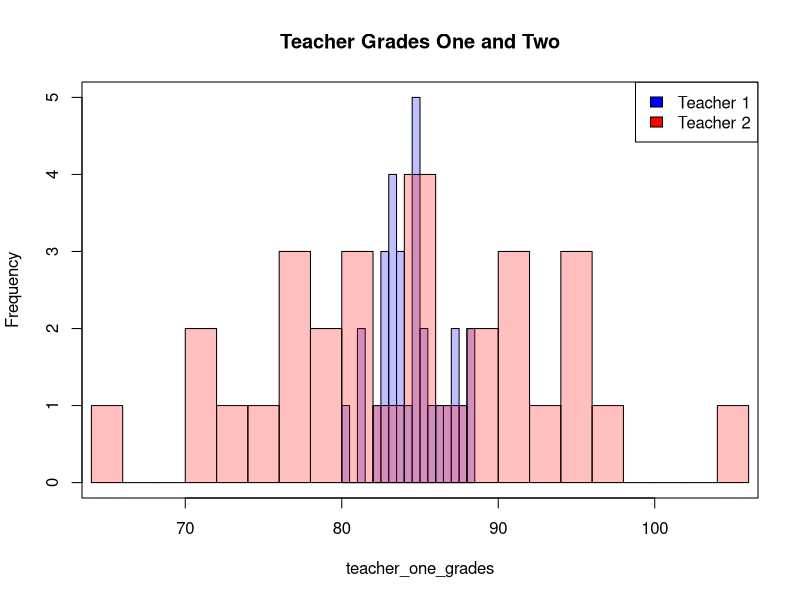
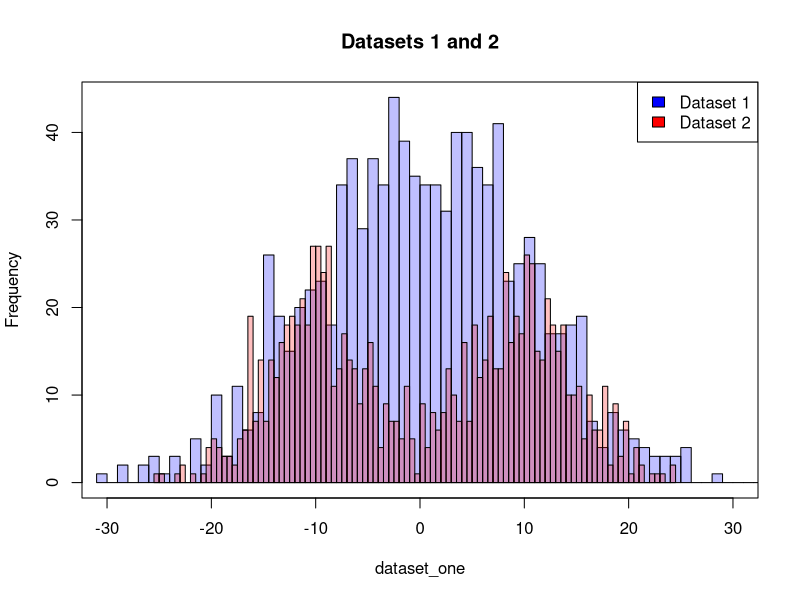

The R script that drew these images, in order:
#Average Distances
#defining the variance of the population mean 
variance <- function(x) mean((x-mean(x))^2)

teacher_one_grades <- c(80.24, 81.15, 81.29, 82.12, 82.52, 82.54, 82.76, 83.37, 83.42, 83.45, 83.47, 83.79, 83.91, 83.98, 84.03, 84.69, 84.74, 84.89, 84.95, 84.95, 85.02, 85.18, 85.53, 86.29, 86.83, 87.29, 87.47, 87.62, 88.04, 88.5)
teacher_two_grades <- c(65.82, 70.77, 71.46, 73.63, 74.62, 76.53, 76.86, 77.06, 78.46, 79.81, 80.64, 81.61, 81.84, 83.67, 84.44, 84.73, 84.74, 85.15, 86.55, 88.06, 88.53, 90.12, 91.27, 91.62, 92.86, 94.37, 95.64, 95.99, 97.69, 104.4)

#Set these two variables equal to the variance of each dataset using NumPy
teacher_one_variance <- variance(teacher_one_grades)
teacher_two_variance <- variance(teacher_two_grades)


#IGNORE THE CODE BELOW HERE

hist(teacher_one_grades, col=rgb(0,0,1,1/4),xlim=c(65,105), main="Teacher Grades One and Two", breaks=15)
hist(teacher_two_grades,  col=rgb(1,0,0,1/4), add=T, breaks=15)
legend("topright", c("Teacher 1", "Teacher 2"), fill=c("blue", "red"))
box()

print(paste("The mean of the test scores in teacher one's class is ", mean(teacher_one_grades)))
print(paste("The mean of the test scores in teacher two's class is ", mean(teacher_two_grades)))

print(paste("The variance of the test scores in teacher one's class is ", teacher_one_variance))
print(paste("The variance of the test scores in teacher two's class is ", teacher_two_variance))


#second exam
dataset_one <- c(-1.00271051e+01,  2.44056436e+00,  2.94492779e+00,  2.30809322e+01,
                 1.44228252e+01, -6.62170391e+00, -5.84145412e+00, -5.82085113e+00,
                 -6.23441951e+00,  4.89589152e+00,  5.53333473e+00,  8.13436224e-01,
                 8.31733744e+00,  1.26817491e+01,  1.63690746e+01,  9.27975035e+00,
                 3.38153801e-01, -2.08387710e+00, -3.41709471e+00, -1.16798232e+01,
                 -1.27378389e+01, -1.04388072e+01,  3.04246862e+00, -1.95272242e+01,
                 1.28730457e+01,  2.16461123e+01, -5.36036891e+00,  7.62597179e+00,
                 -5.26893421e+00, -2.14136511e+00,  1.21484045e+00, -1.46287517e+01,
                 5.55387760e+00, -1.27708511e+01, -8.77405168e+00,  3.03872494e+00,
                 1.69469922e+01, -7.75303856e+00,  4.38781565e+00,  1.22995899e+00,
                 -1.53206965e+01,  4.41561196e+00,  5.25609049e+00,  7.84277699e+00,
                 -2.07648488e+01,  1.06480808e+01,  4.58888574e+00,  9.91680236e+00,
                 1.89070643e+01, -2.19369193e+01, -1.68046317e+01,  7.98651903e+00,
                 8.70712472e+00,  1.53906517e+01, -5.06645423e+00,  1.21229692e+01,
                 -6.89022105e+00, -1.89235490e+00,  1.05736281e+01, -3.34405734e-01,
                 9.18688220e+00, -5.28673711e+00, -6.96617094e+00, -2.93475354e+00,
                 -4.11820660e+00,  6.42745765e+00,  2.35309576e+00, -6.18181195e+00,
                 1.89856474e+01,  1.59507619e+01,  1.48997068e+01, -9.45567486e+00,
                 -8.65923566e-01,  6.58553224e+00, -7.19112835e+00,  7.94435228e+00,
                 7.80545934e+00,  1.32741447e+01, -6.36203259e+00, -5.97402732e-01,
                 1.41425808e+01, -9.88711845e+00, -2.56723609e+01, -3.53122817e+00,
                 -3.35992879e+00,  2.52457751e+01, -1.14729375e+01,  3.29799035e+00,
                 3.61372888e+00, -1.34757379e+01,  1.57199355e+01,  1.16738057e+01,
                 -8.46912595e+00, -9.94020992e-01, -7.62195108e+00, -1.58112435e+01,
                 -6.11703783e+00,  1.91273643e+01, -2.97716951e+00, -1.59703952e+01,
                 -2.47215710e+00,  2.68675569e-01,  2.51171550e+01, -4.76331016e+00,
                 -1.46726833e+01,  1.40317129e+01, -3.82659938e-01,  3.18227889e+00,
                 -1.76638891e+01, -2.23390103e+00,  8.03838894e-01,  6.67611722e+00,
                 -1.64902139e+00,  5.16742707e+00, -1.52248250e+01,  1.21547485e+01,
                 -7.63311657e+00,  1.09871453e+01, -1.37862013e+00,  2.55144651e+01,
                 -1.51431679e+00, -7.30840019e+00,  2.14850396e+01, -2.38610237e+01,
                 1.59614887e+01, -1.35501679e+01,  1.19346760e+01,  7.87909561e+00,
                 -2.31891764e+00,  1.33466581e+01,  9.43822950e+00, -2.78843356e+00,
                 1.06501154e+00,  9.62415715e+00, -1.42182422e+01, -1.20659874e+01,
                 -4.46565612e-02, -1.25939923e+01, -9.58473020e+00,  1.53957060e+01,
                 -9.52262657e+00,  2.76362127e+00, -1.71650925e-01, -1.73972407e+01,
                 -2.79329394e+00,  6.56918883e+00,  1.89830025e+01, -6.77696679e+00,
                 5.91484218e+00,  5.39165239e+00,  1.32198781e+01,  3.87114403e+00,
                 -1.48986640e+01, -1.47566325e+01,  2.02663507e+01,  1.54087490e+01,
                 -5.81149983e+00,  1.86805163e+01,  3.78225084e+00, -9.12508124e+00,
                 -1.73796803e+01,  1.36587933e+01, -1.46087181e+01,  2.97667538e+00,
                 1.11217091e+01,  7.20572710e+00,  5.55445139e+00,  4.33888556e+00,
                 1.61314695e+01,  4.90812689e+00,  1.70667051e-01, -9.05775142e+00,
                 1.04576939e+01,  1.17630929e+01, -1.14281811e+00,  8.09986292e+00,
                 2.47784977e+01, -2.74775064e+00,  1.17933710e+01,  6.60244794e+00,
                 6.60722780e+00,  2.95871213e+00,  1.61326239e+01, -1.38411266e+01,
                 -4.90393228e-01,  1.45098476e+01, -9.63981447e-01, -6.15608177e+00,
                 -1.48120973e+01, -1.03689828e+00,  1.08325190e+01, -1.76544252e+01,
                 8.41791411e+00,  1.04969722e+01, -1.17403874e+01, -6.07773625e+00,
                 -1.29702416e+00,  9.88515381e+00, -7.45412632e-01, -3.83020600e-01,
                 9.50632014e-01,  1.41993910e+00,  5.31411990e+00,  1.14706188e+01,
                 2.78739888e+00,  1.13591669e+01, -4.75973873e+00,  1.98834344e+01,
                 5.20357813e-01, -1.20938541e+00, -1.13374036e+01, -8.73216588e+00,
                 -4.78878436e+00, -3.14456466e+00, -4.68250992e+00, -1.19700829e+01,
                 3.46368334e+00,  1.44383313e+01, -1.49386238e+01, -5.32684068e+00,
                 1.37936684e+01,  3.97472819e+00,  1.00063184e+01, -1.81694929e+00,
                 7.28905043e+00, -1.08610104e+00,  1.92432996e+00,  2.79125753e+00,
                 -1.73890274e+01,  1.89147773e+01, -6.99051689e+00,  5.47632468e+00,
                 6.09804762e+00, -4.21367676e+00, -1.00852313e+01,  7.05299358e+00,
                 1.14465605e+01,  8.92852343e+00, -2.94236446e+00,  2.20109552e+01,
                 -9.17153844e+00,  1.87965961e+00,  7.18825521e-01,  1.58438617e+01,
                 1.79953895e+00, -6.76733029e+00,  1.64240833e+01, -9.89727591e+00,
                 -1.92693865e+00, -1.01219428e+00, -2.67988793e+00,  5.42485293e+00,
                 1.06884117e+01,  7.12514376e+00, -1.44709989e+01, -1.19428184e+01,
                 4.82603084e+00,  7.59922180e+00,  4.97424484e+00, -2.86732307e+00,
                 -6.11822826e+00,  8.00873616e+00,  1.25610588e+01, -4.80549112e+00,
                 -5.76916012e-01,  1.03644120e+01, -1.43980492e+01, -3.15428498e+00,
                 1.54574935e+01, -1.42344661e+01, -6.93905566e+00,  1.36849545e+01,
                 -1.08938282e+01, -3.88565904e+00,  7.31887107e+00,  7.84277899e+00,
                 3.01937016e+00, -7.83974066e+00,  3.91146829e+00,  1.11633983e+01,
                 -1.08952105e+01,  6.54147200e+00,  7.70121590e+00, -1.06854052e+01,
                 -1.90740705e+01, -4.43893087e+00,  6.72480217e+00,  6.58522624e+00,
                 5.69611295e+00,  2.30096956e+00,  7.23617164e+00, -6.81065939e+00,
                 -4.73135791e+00, -1.80566510e+00,  1.56202635e+01,  3.05420007e+00,
                 -2.60134119e+00, -7.42230559e+00, -6.17447657e+00, -5.11683609e-01,
                 1.03083521e+00,  1.24560826e+01,  3.31472666e+00,  1.48450236e+00,
                 4.83288494e-02, -3.49263069e+00, -6.83129468e+00, -9.37877698e-01,
                 4.33654667e+00,  6.79851131e+00,  2.01220489e+01,  6.50211319e+00,
                 -8.87815308e+00, -7.00733331e+00, -3.63802320e+00, -5.89664106e-01,
                 4.87791552e+00,  1.84580922e+01,  8.05774721e+00,  3.54965347e+00,
                 -7.97175780e+00,  1.51516610e+01,  4.82352356e+00,  4.03725946e+00,
                 -3.03939858e+00, -6.33957489e+00, -9.79801424e+00, -1.96423393e+01,
                 1.77531979e+01,  3.29261158e+00, -6.66092286e+00,  2.62131813e+00,
                 -3.08687746e+00, -5.64599116e+00, -8.60246717e-01, -1.34225530e+01,
                 4.86575872e+00, -3.15902152e+00, -2.60504880e+01, -2.84565119e+00,
                 2.85349082e+00,  1.29494578e+01, -4.03744657e+00,  3.65363430e+00,
                 -7.17208453e+00,  1.56662828e+01,  1.10308018e+00, -1.27705137e+01,
                 3.92076405e-01,  1.27482625e+01,  1.31549433e+01,  2.02271678e+01,
                 -6.67599523e+00, -1.41385412e+01,  3.64144370e+00,  1.83152946e+01,
                 6.76128075e-01, -1.03632621e+01,  2.40351798e+01, -6.58626710e+00,
                 -2.10226666e+01,  7.72985853e+00, -1.17927458e+01, -1.06626193e+00,
                 -1.33347612e+00,  1.31514256e+01, -1.21210357e+01, -6.14286251e+00,
                 -6.14558246e+00, -1.62979316e+00, -1.73493579e+00,  1.01078325e+01,
                 -1.05201758e+01, -8.13650675e-01, -9.61975848e+00, -7.09714594e+00,
                 8.12061651e+00, -1.95213443e+01, -2.35667488e+01,  3.22138015e-01,
                 -3.72821308e+00, -1.96952129e+01,  9.69125398e+00, -1.99729511e+01,
                 -4.39793403e+00,  8.40816668e+00, -1.46490065e+01, -4.50868331e+00,
                 4.82186491e+00,  1.40884217e+01,  9.61812848e+00,  1.90883634e+01,
                 9.84347431e+00,  1.45074258e+01,  3.58229140e+00,  5.95028181e+00,
                 -1.64235530e+01,  3.50246546e+00, -5.83717126e+00, -1.14935559e+00,
                 1.54016374e+01,  1.39176162e+01,  2.49926951e-01,  1.24851266e+01,
                 5.81669161e+00,  5.66729707e+00,  6.09862160e+00, -7.39287428e+00,
                 3.48798116e+00,  2.76832021e+00, -8.85766523e+00,  3.39080367e+01,
                 -1.76083810e+01,  6.21020926e+00,  2.54031129e+01, -1.83956595e+00,
                 8.53923687e+00, -4.92577266e+00,  9.76502352e+00, -6.74546638e+00,
                 -9.10076756e+00, -5.86704591e+00,  1.10937027e+01,  4.20202631e+00,
                 -9.07280275e+00, -1.89147761e+01, -2.13414108e+00, -1.31430323e+01,
                 -8.54243350e+00, -7.15994637e+00,  1.72466804e+01,  1.99967542e+01,
                 1.18470785e+01, -1.35280968e+01, -8.30031184e-02, -2.30994801e+01,
                 6.84897426e+00,  7.56798128e+00,  1.10418412e+01, -1.07024141e+01,
                 1.69611551e+01, -1.45867194e+01, -2.24250005e+00,  2.72361022e+00,
                 -1.37618539e+01, -1.86866265e+00,  7.57366825e+00, -2.38119276e+00,
                 1.34935923e+01, -6.32820839e+00, -1.30020319e+01, -4.00560595e+00,
                 -1.06719029e+00,  5.02873493e-01, -8.37662132e+00, -1.86577516e+00,
                 1.19251055e+01, -2.11653739e+01, -4.88404880e+00,  3.68131765e+00,
                 5.66894443e+00,  5.31228636e+00, -4.58883020e+00, -1.69383376e+00,
                 7.84212530e+00,  4.40700820e+00, -1.48488074e+01, -1.03504577e+01,
                 1.49626024e+01,  1.10800825e+01, -1.38241677e+00, -5.59610848e-01,
                 8.83213550e+00,  3.43572857e+00,  4.12853715e+00, -7.55509369e+00,
                 -2.94806301e+00,  1.02204334e+01, -1.01593548e+01, -1.99263951e+01,
                 -1.13819331e+01,  3.73323129e-01,  1.01285129e+01,  8.88002853e+00,
                 1.01969430e+01,  7.94264570e-01,  1.30334624e+01, -5.70290959e+00,
                 3.27483299e-01, -2.26551913e+00,  1.17664388e+01,  4.30850727e+00,
                 1.00712603e+01,  3.49658728e+00,  4.47666092e+00, -1.56545292e+00,
                 1.51232472e+00,  4.69460730e+00,  2.25242778e+01, -7.73318339e+00,
                 -6.36161047e+00,  6.22469371e+00, -3.41633188e+00,  7.90870268e+00,
                 3.45426444e+00,  5.52389659e+00, -5.15546064e+00,  1.27962722e+01,
                 1.25838459e+00, -3.73253883e+00, -1.80130117e+00,  5.79008834e-01,
                 9.48809366e+00,  1.59939226e+01, -1.47967929e+01, -1.48592818e+01,
                 -2.99116188e+00, -9.20077268e+00, -1.37495896e+01, -4.05906754e+00,
                 1.76055491e-01, -2.85789496e+01, -7.21077408e+00,  1.70543890e+01,
                 5.27772388e+00, -7.25293134e+00, -7.37325351e+00,  1.05334124e+00,
                 -1.78416362e+01,  9.28105828e+00,  1.26437070e+01,  1.54551188e+01,
                 -1.10949217e+01,  1.79983371e+00,  5.38921688e+00, -9.63352540e+00,
                 2.05339209e+00,  6.03188131e+00, -2.52931140e+00, -5.24876159e+00,
                 -9.46397021e+00,  5.99528521e-02, -8.48974189e+00,  7.47513988e+00,
                 1.41873164e+01,  1.41672752e+01,  6.66535383e+00, -7.52790260e+00,
                 -2.15670119e+01,  1.51947630e+01,  2.23328414e-02, -3.14316541e+00,
                 -2.11541305e+01, -1.12726062e+01,  1.44591448e+01, -1.12796072e+01,
                 -8.19827984e+00, -6.04143972e+00,  6.15224257e+00,  1.61281571e+01,
                 3.94540935e-01,  1.90810190e+01, -3.19162611e+00, -9.08011137e+00,
                 1.07921551e+00, -9.09914573e-01, -8.00308495e+00,  1.11465749e+01,
                 3.61608042e+00,  8.74967388e-01, -9.04283165e+00,  1.24063484e+01,
                 7.99920126e+00, -1.13971484e+01,  7.53527435e+00, -1.46630406e+01,
                 -1.79285585e+00,  7.36937658e-01,  1.09867806e+01, -1.32986971e+01,
                 -7.31117358e+00,  9.58012106e+00,  7.60995491e+00,  1.45008626e+00,
                 -9.59971205e+00, -1.93366148e+01, -2.85224418e+00, -1.01309003e+01,
                 -1.28534491e+01,  1.05144042e+01, -1.48253688e+01,  1.41778979e+00,
                 2.91551432e-01,  2.17542966e+01, -1.85807198e+01,  7.49897579e+00,
                 -6.91107789e+00,  8.99179663e+00, -4.20610627e+00,  1.50957141e+00,
                 -5.94399217e+00, -8.28086920e+00,  1.05354370e+01, -3.63356240e-02,
                 -2.24759853e+00,  2.15892639e+01,  1.82974662e+00, -5.90103851e+00,
                 -4.75040679e+00,  3.29300984e-01,  1.07398248e+00, -1.57457823e+01,
                 1.05529738e+01,  2.67801666e+00, -1.80751781e-01,  8.12202814e+00,
                 -6.75222101e+00, -2.40550303e+00,  5.22337301e+00,  1.04694094e+01,
                 4.84373399e+00,  6.44931126e+00, -3.77783270e+00, -4.45269843e-01,
                 -3.65605721e+00,  7.65182422e+00,  1.22449531e+01, -3.47946569e+00,
                 -1.72170640e+00, -4.81774940e-01, -1.20966905e+01,  4.72043903e-01,
                 -4.55877880e+00,  1.28387373e+00,  1.05033182e+01,  3.34580114e-01,
                 -1.60785915e+00, -2.45263492e+01, -1.22825288e+01,  6.61804601e+00,
                 -1.90130974e+00,  7.28087346e+00, -1.57384721e+00,  5.70132945e+00,
                 2.19176464e+00,  7.95998779e+00,  6.40228719e+00, -8.81958887e+00,
                 3.48367567e-01, -1.73685276e+01,  1.10102313e+01,  6.88460706e+00,
                 -3.55209278e-01, -3.50037634e+00, -4.44480626e+00, -1.60970824e+01,
                 -1.61281452e+01,  3.58321766e+00,  3.63209284e+00, -1.00896986e+01,
                 -1.15960651e+01, -7.82079367e+00, -9.23927352e+00, -4.50970376e+00,
                 3.08664319e+00, -4.30847194e+00, -1.21292184e+01, -3.36527091e+00,
                 -1.36494720e+01, -1.82072851e+01,  8.23806397e-01,  6.17703959e+00,
                 -1.38109673e+01, -1.02484845e+01, -3.47608353e+00,  1.46616797e+00,
                 5.40173229e+00, -1.15148072e+01,  1.07270278e+01,  5.51330585e+00,
                 -1.38885129e+00, -1.31119972e+01,  9.52341993e+00,  1.97869719e+00,
                 -1.57895974e+01, -2.90513169e-01, -1.48225405e+01, -2.58355696e+00,
                 2.93504846e+00,  1.03214208e+01, -5.31085373e+00,  2.30917392e+01,
                 -1.56413322e+01,  6.81691363e+00, -2.85739714e+01, -5.34739093e+00,
                 3.58691115e+00, -5.20053505e+00, -1.16591022e+01,  1.08674243e+01,
                 1.44370122e+01,  7.65073545e+00, -7.95189061e+00,  6.92777757e+00,
                 2.59120763e+00, -1.29875074e+01, -9.11002025e+00,  4.34387234e+00,
                 -1.07659697e+00, -2.82874599e+00,  4.60262770e+00,  9.96668833e+00,
                 -1.48422639e+01, -4.28449151e+00,  9.64930304e-02,  1.29337374e+01,
                 -3.29967576e+00, -4.66947667e+00,  4.20788365e+00, -1.36044081e+01,
                 -1.40948293e+01,  2.06740209e+01,  1.36978032e+01, -3.97761769e+00,
                 1.48926453e+01,  2.36048250e+01,  4.74697175e+00, -1.58790599e+01,
                 8.76697874e+00,  1.59804895e+01, -1.01043803e+00, -7.72542598e+00,
                 5.42541698e+00,  1.79628672e+01,  1.12465736e+01,  2.12474864e+00,
                 -2.51921790e+01,  6.16241434e+00, -5.07002240e+00, -1.32278974e+01,
                 -9.73396828e+00,  9.00735181e+00,  2.28199871e+00, -2.25495705e+00,
                 -2.34536207e+00, -9.95846355e+00, -5.98077096e+00, -1.06542997e+01,
                 1.80918391e+00,  4.67861654e+00,  3.36477645e+00,  5.22855433e+00,
                 9.20732424e+00, -5.74235818e+00,  4.52639479e+00,  1.47198710e+01,
                 3.21596956e+00, -1.61500420e+01,  1.13630551e+01, -4.11270948e+00,
                 -3.01963797e+01, -2.62679064e+00,  7.84996194e+00, -7.34528723e+00,
                 7.43574926e+00,  3.80724070e+00, -1.41458712e+01,  7.06578310e+00,
                 -7.25614001e+00,  9.72760518e+00, -7.56175774e-01, -9.44654557e+00,
                 1.10230378e+00, -1.21545279e+01, -1.41149989e+01,  6.46651834e+00,
                 -1.59871620e+00, -1.08007310e+01, -4.73618182e+00,  1.07336116e+00,
                 -2.65878505e+00, -6.12868812e+00, -5.54011942e+00, -1.17907590e+01,
                 -5.50607109e+00, -1.98937443e+01,  1.22444575e+01,  2.47374093e+01,
                 4.75891560e+00, -1.18988639e+01, -2.64141146e+01,  1.00567234e+01,
                 8.48931463e+00, -1.35494234e+01,  8.44139461e+00, -8.92792181e+00,
                 -1.01477627e+01,  1.29144717e+01,  7.66801332e+00, -6.62807798e+00,
                 2.71921135e+00, -1.60504294e-01,  5.49202042e+00,  7.13055822e+00,
                 -1.72658521e+01,  3.71052801e+00,  1.07536203e+01,  9.30084874e+00,
                 -1.91799142e+00, -4.74488093e-01,  2.86087865e+00, -1.24863568e+01,
                 -7.63095780e+00, -2.55692028e+00, -1.85436182e+00,  7.62152486e+00,
                 3.63014951e+00, -1.06408260e-01, -2.33375973e+00,  3.47213341e+00,
                 5.24250134e+00, -2.53880279e+00,  3.41772141e+00,  1.93044683e+00,
                 9.71030725e+00,  7.50400208e+00, -4.04647307e+00, -1.39492332e+01,
                 1.49168911e+01,  4.01025381e+00, -2.65411984e+00,  6.32343056e+00,
                 -2.99724524e+00,  7.13999712e+00, -1.35688224e+01, -1.43245460e+01,
                 -7.18042915e+00, -6.80238018e+00,  4.23794481e+00,  9.56817039e+00,
                 4.08089878e+00, -1.25890118e+01,  5.88379306e+00,  1.17982501e+01,
                 1.39246820e+00,  9.65872575e+00, -1.09193220e+01,  6.45054920e+00,
                 -7.82783581e+00, -3.21995205e+00, -1.11545861e+00,  2.05621100e+00,
                 -6.82374161e+00,  7.60886659e+00,  1.10514008e+01,  2.18351847e+00,
                 5.30625601e+00,  1.97192156e+00, -8.57635003e+00, -1.06824735e+01,
                 -7.90165663e-01, -3.54504376e+00, -6.29044369e+00, -1.49051466e+01,
                 8.86942900e+00,  1.06026146e+01, -2.58697560e+00, -3.31822291e+00,
                 6.27672629e+00, -1.60308782e+01, -4.45769702e+00, -3.05045332e+00,
                 1.31419478e+00,  1.53111852e+00, -5.87674832e+00,  1.58950138e+01,
                 5.19551476e+00,  8.05734657e+00,  1.41070460e+01,  2.80779312e+00,
                 -3.85052697e+00, -1.90682904e-01, -2.77435805e+00, -2.59678694e+01,
                 -1.18195358e+01, -1.14589779e+01, -4.19070768e+00, -1.12700408e+01,
                 1.56961957e+00, -2.54573875e+00, -5.18418281e+00,  2.82351842e-01,
                 -1.03672944e+01,  8.58548766e+00, -2.94033676e+00,  9.42349290e-01,
                 3.18940249e+00,  1.12918667e+01,  1.34528214e+01,  1.16628006e+01,
                 4.51989443e+00,  1.38670589e+01,  2.26617926e+01, -9.42311801e-01,
                 -2.97260135e+00,  7.19267537e+00, -7.44067031e+00,  1.20598929e+01,
                 2.91843389e+00,  9.03552285e+00, -2.00439714e+01,  3.54853135e+00,
                 1.32150785e+01,  1.53797967e+01, -4.70132880e+00,  1.32794919e+01,
                 4.53960246e+00, -6.37357578e+00,  1.33646667e+01,  8.48142780e+00,
                 -2.07205316e+00, -5.65068335e+00, -4.20980577e+00,  5.09511825e+00,
                 2.82824641e+01, -1.29339951e+01, -4.14335656e+00, -8.65784726e+00,
                 -2.14843615e+00, -8.29071513e+00,  1.41632832e+01, -7.10015513e+00,
                 9.77624870e+00,  6.56837600e+00, -4.31541037e+00,  3.84246312e+00,
                 -7.42758485e+00,  4.57557581e+00,  1.59253555e+00, -5.02641814e+00,
                 1.86179078e+01, -8.06343548e+00,  3.54604742e+00,  5.75968564e+00,
                 -1.04462240e+01,  5.95977993e+00,  5.90130964e+00, -1.06428557e+01,
                 9.09042339e-01,  4.44019657e+00,  1.06078791e+01, -1.39302809e+01,
                 1.12125155e+01,  5.76468955e+00, -6.53443096e+00, -1.90288547e+01,
                 -2.02012499e+00,  2.62844642e+00,  4.30723455e+00, -6.01793746e+00,
                 7.53845641e+00,  1.03150494e+01,  4.16377847e+00,  9.74113168e+00,
                 -5.01529321e+00,  4.65107794e+00, -4.15315319e+00,  4.92241564e+00,
                 2.03071442e+01,  5.23442195e+00, -3.29801625e+00, -7.42382230e+00,
                 -1.70240624e+01, -4.34773172e+00,  6.34241073e+00, -4.07488513e+00,
                 2.80985261e+00, -3.63249370e+00,  1.36274014e+00, -7.29153259e+00,
                 -6.33076714e-01,  1.52835230e+01,  8.40499230e+00, -3.82934498e+00,
                 6.38432428e+00, -3.91549431e+00, -1.42103664e+00,  2.24129059e+00,
                 -5.39223713e-01,  8.90372071e+00,  2.79462795e+00,  7.30155029e+00,
                 -8.13010370e+00,  1.10007284e+01,  2.85226698e+00,  1.92329063e+01,
                 4.15862035e+00, -7.16868017e+00, -1.79475322e+01, -3.44962219e+00)

dataset_two <- c(-1.39544989e+01, -1.11497737e+01, -1.55207724e+01, -7.07941890e+00,
                 -8.78488008e+00, -1.45445995e+01, -6.76869063e+00, -1.24266270e+01,
                 -6.49969549e+00, -5.08372531e+00, -7.31388499e+00, -3.28617609e+00,
                 -1.10499714e+01, -1.11495237e+01, -1.46785600e+00, -1.23642437e+01,
                 -2.45948278e+01, -1.05550516e+01, -1.65632776e+01, -1.23707353e+01,
                 -6.40467281e+00, -1.41890523e+01, -1.34541121e+01, -1.38638031e+01,
                 -1.18830255e+01, -1.07134349e+01, -1.15641491e+01, -1.00523919e+01,
                 -1.18902202e+01, -1.18603660e+01, -7.37306484e+00, -6.90372448e+00,
                 -9.60599428e+00, -6.58705859e+00, -7.42990681e+00, -2.00724841e+01,
                 -7.92165792e+00, -7.30027523e+00, -9.61253073e+00, -9.94926610e+00,
                 -7.40318597e+00, -6.40128501e+00, -9.50255053e+00, -4.00046384e+00,
                 -1.23193172e+01, -1.46969218e+01, -1.80865629e+01, -3.81875547e+00,
                 -1.53203447e+01, -8.83697274e+00, -9.89478204e+00, -8.31986023e+00,
                 -6.65839945e+00, -6.81534268e+00, -1.21999892e+01, -1.73570073e+01,
                 -6.00909079e+00, -1.05052092e+01, -9.90103569e+00, -1.14222935e+01,
                 -1.55690143e+00, -2.08366072e+01, -5.79206442e+00, -1.51489045e+01,
                 -7.98407864e+00, -2.22670032e+00, -1.29231647e+01, -1.42250353e+01,
                 -4.85098424e+00, -1.55022167e+01, -1.16895780e+01, -1.13297113e+01,
                 -1.26783924e+01, -1.51727903e+01, -1.03362534e+01, -1.08693426e+01,
                 -9.81588546e+00, -9.57882101e+00, -2.02443180e+01, -1.12342947e+01,
                 -3.84898072e+00,  4.15340277e+00, -1.62615182e+01,  1.18246870e-01,
                 -1.34730204e+01, -7.54318532e+00, -1.15076314e+01, -8.91591096e+00,
                 -8.99040799e+00, -1.27526320e+01, -9.73375754e+00, -1.96449202e+01,
                 -5.90041101e+00, -3.30922915e+00, -4.32893869e+00, -1.90214782e+01,
                 -1.12236833e+00, -1.01752021e+01, -8.64211238e+00, -2.29796950e+01,
                 -7.86557181e-01, -1.35038934e+01, -1.11631606e+01, -1.45243166e+01,
                 -1.40974921e+01, -1.36430170e+01, -1.22218927e+01, -9.09213793e+00,
                 -1.14058809e+01, -1.05356466e+01, -1.01634281e+00, -9.30648095e+00,
                 -7.47087316e+00, -1.24708443e+01, -1.04506856e+01, -1.05611401e+01,
                 -1.29649065e+01, -9.69253226e+00, -7.39900704e+00, -6.04435303e+00,
                 -1.18423697e+00, -1.79209165e+01, -5.89574763e+00, -6.57739434e+00,
                 -1.34505680e+00, -1.01793752e+01, -1.60182469e+01, -1.63336184e+01,
                 -1.73754511e+01, -7.45812932e+00, -1.16521724e+01, -6.98646893e+00,
                 -1.73513269e+01, -2.80040455e+00, -5.03185494e+00, -1.28995791e+01,
                 -3.64834174e+00, -4.72043542e+00, -1.62099839e+00, -7.10996488e+00,
                 -9.61429485e+00, -1.31897154e+01, -1.33282910e+01, -2.85233018e+00,
                 -1.01221468e+01, -8.58732202e+00, -2.68454928e+00, -6.10173360e+00,
                 -1.07445340e+01, -1.24770074e+01, -1.05314101e+01, -1.02699295e+01,
                 -1.50413846e+01, -1.22441844e+01, -1.50827836e+01, -2.96070665e+00,
                 -3.27453523e+00, -8.50359422e+00, -1.14214972e+01, -1.62253968e+01,
                 -4.07177596e+00, -8.08971503e+00, -1.15238105e+01, -1.26381022e+01,
                 -1.42526192e+01, -1.85743291e+01, -2.32683374e+01, -1.45635587e+01,
                 -1.35984588e+01, -1.12533013e+01, -2.81690048e+00, -9.19012400e+00,
                 -9.25417403e+00, -5.26017086e-01, -1.09031547e+01, -9.75911210e+00,
                 -1.53139845e+01, -1.19637042e+01, -1.36375335e+01, -1.63352814e+01,
                 -1.61719584e+01, -1.33132795e+01, -9.59987128e+00, -9.28012838e+00,
                 -1.42253306e+01, -1.21210190e+01, -4.14800343e+00, -1.33581382e+01,
                 2.77076092e+00, -1.02467986e+01, -1.10063116e+01, -1.03611510e+01,
                 -9.39477419e+00, -1.50826971e+01, -1.27044706e+01, -1.62809021e+01,
                 -7.18112181e+00, -9.02646597e+00, -1.62232730e+01, -1.09981568e+01,
                 -1.27493095e+01, -1.00021625e+01, -5.94181114e+00, -2.23165313e+00,
                 -1.29727775e+01, -1.18643610e+01, -9.94116423e+00, -1.98507743e+01,
                 -5.18195351e+00, -2.00572089e+01, -7.89482576e+00, -1.64454288e+01,
                 -1.64625010e+01, -9.12610315e+00, -4.28678175e+00, -1.10054477e+01,
                 -1.61316432e+01, -1.00761630e+01, -2.03402640e+01, -9.76979477e+00,
                 -2.32381681e+00, -8.69035578e+00, -1.50471194e+01, -1.30941182e+01,
                 -1.02484210e+01, -1.36520172e+01, -1.99173825e+01, -1.24905017e+01,
                 -6.04550671e-01, -1.67755297e+01, -1.20817910e+00, -1.86748185e+01,
                 -9.92443492e+00, -7.81944864e+00, -1.62797087e+00, -6.68207805e+00,
                 -4.28113825e+00, -5.68488065e+00, -1.52006738e+01, -1.27273004e+01,
                 -1.42243027e+01, -9.96399121e+00, -8.87535262e+00, -9.87019619e+00,
                 -1.41836170e+01, -1.29872605e+00, -1.38945260e+01, -4.57932326e+00,
                 -8.22841441e+00, -1.39679132e+01, -1.55116596e+01,  3.89571861e-01,
                 -1.01158455e+01, -1.45133514e+01, -8.61386359e+00, -7.81708581e+00,
                 -1.08956696e+01, -9.20941188e+00, -1.03754518e+01, -8.11022355e+00,
                 -1.10255068e+01, -4.62637216e+00, -1.04214862e+01, -1.04146242e+01,
                 -1.50221441e+00,  3.05537802e+00, -8.06231637e-01, -1.33666304e+01,
                 -1.14918008e+01, -8.76397050e+00, -2.52909656e+01, -1.25304883e+01,
                 -1.98690632e+01, -1.13685798e+01, -4.30746065e+00, -7.62097319e+00,
                 -1.02774873e+01,  1.74699437e+00, -8.72778276e+00, -4.64560018e+00,
                 -9.65920691e+00, -8.75660659e+00, -4.58398387e+00, -1.15818881e+00,
                 -9.70763939e+00, -4.73035567e+00, -1.44245376e+01, -5.36985252e+00,
                 -1.52478923e+01, -1.52584688e+01, -7.22925776e+00, -8.81320668e+00,
                 -8.86115062e+00, -1.64657437e+01, -9.06800145e+00, -9.34036111e+00,
                 -9.27317703e+00, -1.01036348e+01, -1.32293418e+01, -1.29643053e+01,
                 -1.21810739e+01,  5.30331010e+00, -5.08934206e+00, -1.34138481e+01,
                 -8.31693822e+00, -1.55286640e+01, -4.91439853e+00, -1.40822137e+01,
                 -1.21846385e+01, -1.02405837e+01, -1.71071675e+01, -1.06097747e+01,
                 -8.89040615e+00, -7.98897639e+00, -1.05155772e+01, -1.44774018e+00,
                 -5.08667963e+00, -5.56701513e+00, -6.90274397e+00,  3.69808166e-01,
                 -1.15752697e+01, -1.06648477e+01, -9.27859465e+00, -1.38753278e+01,
                 -9.00711284e+00, -7.70911972e-01, -3.82580356e+00, -5.93761334e+00,
                 -4.58476160e+00, -1.04180996e+01, -8.75172460e+00, -9.34855978e+00,
                 -1.34157068e+01, -1.59176497e+01, -5.31139652e+00, -1.42329583e+01,
                 -2.10060529e+00, -2.25481067e+01, -1.67044972e+01, -6.80699344e+00,
                 -1.42909896e+01, -1.46135195e+01, -1.88485184e+01, -5.62664623e+00,
                 -9.24980865e+00,  1.11222114e+00, -5.27297924e+00, -1.78283998e+01,
                 -5.49118675e+00, -1.60956285e+01, -1.01922449e+01, -1.20882234e+01,
                 -7.67172160e+00, -8.62689048e+00, -7.20964980e+00,  5.88887856e-01,
                 -5.17513214e+00, -1.11346631e+01, -1.50022149e+01, -9.81338427e+00,
                 -1.50318082e+01, -1.08983327e+01,  1.41168048e+00, -9.32072396e+00,
                 -7.69419894e+00, -3.21988054e+00, -8.28456750e+00, -1.42321330e+01,
                 -1.56282190e+01, -1.67951048e+01, -1.04635997e+01, -5.01628753e+00,
                 -7.05743156e+00, -1.38567404e+01, -1.31910933e+01, -1.19396534e+01,
                 -6.39417478e+00, -1.43982073e+01, -1.23019175e+01, -6.02903837e+00,
                 -1.91694906e+01, -9.00090155e+00, -1.57326834e+01, -1.82351226e+01,
                 -1.64101008e+01, -8.73227992e+00, -3.46056595e+00, -9.68148013e+00,
                 -1.41027644e+01, -1.09392648e+01, -4.57731174e+00, -4.63697971e+00,
                 -8.72238678e+00, -5.12601464e+00, -1.00931403e+01, -1.16308418e+01,
                 -1.35233592e+01, -8.13221234e+00, -8.43175799e+00, -9.05029895e+00,
                 -1.16563688e+01, -1.25172508e+01, -2.16467958e+01, -1.01321655e+01,
                 -6.20538474e+00, -1.31285073e+00, -1.60149939e+01, -1.32467957e+01,
                 -1.26780960e+01, -6.16608634e+00, -1.06699923e+01, -6.52417766e+00,
                 -9.05333865e+00, -8.63550544e+00, -6.52486425e+00, -2.34282455e+00,
                 -2.35133425e+00, -1.51206547e+01,  5.05838837e-01, -9.79004052e+00,
                 -7.08776966e+00, -8.42978576e+00, -7.57744143e+00, -1.66671733e+01,
                 -1.05868934e+01, -7.01640301e+00, -8.92929141e+00, -3.06083054e+00,
                 -4.16757883e+00, -8.90175823e+00, -4.98308120e+00, -9.63853538e+00,
                 -1.23216791e+01,  2.75568078e+00, -9.24573159e+00, -8.88812844e+00,
                 -1.27430305e+01, -1.29238089e+01, -5.35355885e+00, -1.30010028e+01,
                 -3.26750411e+00, -8.51078495e+00, -7.80111079e+00, -6.72439416e+00,
                 -1.19407665e+01, -1.62792833e+01, -2.61776307e+00, -8.48283605e+00,
                 -9.85939234e+00, -6.25796237e+00, -1.61221336e+01, -1.00470035e+01,
                 -1.45760168e+01, -8.53469269e+00, -8.71878271e+00, -6.29330994e+00,
                 -4.32892264e+00, -1.22054784e+01, -1.24512637e+01, -1.25697033e+01,
                 -1.33297449e+01, -7.43290595e+00, -1.28017602e+01, -1.61086007e+01,
                 -3.27948298e+00, -9.90036124e+00, -1.03273557e+01, -1.92357037e+01,
                 -1.67895817e+01, -4.13134183e+00, -6.67969421e+00, -9.92186951e+00,
                 -1.11015946e+01, -1.84876518e+01, -1.11577752e+01, -4.99730996e+00,
                 -3.38701497e+00, -1.93757140e+01, -9.07674514e+00,  1.95306602e+00,
                 -1.10992144e+01, -7.90075669e+00, -4.92679541e+00, -9.35903197e+00,
                 -8.29004554e+00, -6.46045873e+00, -1.73883511e+01, -1.16135325e+01,
                 -4.85732185e+00, -1.61412095e+01, -1.12060152e+01, -1.01493409e+01,
                 -5.63341167e+00, -1.15618258e+01, -1.34621217e+01, -1.17225893e+01,
                 -1.23141620e+01, -1.10501168e+01, -9.31640485e+00, -1.99694426e+01,
                 8.48786876e+00,  5.86505853e+00,  1.09184667e+01,  1.27136239e+00,
                 1.51855147e+01,  8.55226455e+00,  9.28337284e+00,  1.01574500e+01,
                 2.15270919e+00,  1.45145152e+01,  3.67507816e-01,  1.21436177e+01,
                 1.38843243e+01,  1.17456277e+01,  7.08809989e+00,  8.08214241e+00,
                 6.45871369e+00,  1.43457577e+01,  1.11628838e+01,  5.85813502e+00,
                 1.23617246e+01,  1.60369437e+01,  1.82256083e+00,  1.26815942e+01,
                 1.88910676e+01,  2.57788262e+00,  1.42008140e+01,  4.30891006e+00,
                 2.15306388e+00,  1.60230428e+01,  7.65991230e+00,  9.15484896e+00,
                 1.30271950e+01,  1.42905006e+01,  6.79969330e+00,  6.02345709e+00,
                 2.08406610e-01,  1.09305755e+01,  4.45599915e+00,  5.51835051e+00,
                 4.67749852e+00,  1.21178473e+01,  1.77844131e+01,  1.65757560e+01,
                 1.50201949e+01,  1.60919448e+01,  1.16096432e+01,  7.60071991e+00,
                 1.22400106e+01,  3.32465068e+00,  1.06590725e+01,  1.56627785e+01,
                 2.95562775e+00,  4.13524002e+00,  1.10997358e+01,  3.64243175e+00,
                 2.57339499e+00,  1.76451329e+01,  1.03417706e+01,  2.29413711e+00,
                 7.56424862e+00,  1.80284995e+01,  1.28744436e+01,  1.71164322e+01,
                 1.92383598e+00,  9.48103048e+00,  9.65820591e+00,  5.48197646e+00,
                 1.09325487e+01,  1.24700952e+01,  6.62473816e+00,  1.27525317e+01,
                 4.65467620e+00,  9.13859873e+00,  1.44124886e+01,  1.52913884e+01,
                 8.38723536e+00,  8.22582368e+00,  1.70140498e+00,  8.73851884e+00,
                 1.86241655e+01,  1.02404495e+01,  1.37515020e+01,  1.65084174e+01,
                 8.51655781e+00,  1.40394446e+01,  1.10373008e+01,  8.37282687e+00,
                 8.45368096e+00,  1.17996169e+01,  4.29977565e+00,  3.21547795e+00,
                 9.94513521e+00,  9.54458824e+00,  2.36088727e+00,  2.44927343e+01,
                 8.12016051e+00,  8.49468156e+00,  9.54790270e+00,  1.10685443e+00,
                 1.05322402e+01,  7.64577360e+00,  2.36323440e+00,  1.13833527e+01,
                 4.18443168e+00,  1.35110663e+01,  1.37025864e+01,  1.21598102e+01,
                 1.02976251e+01,  7.75900969e+00,  1.16042292e+01,  8.93155807e+00,
                 1.87654019e+00,  1.33565540e+01,  7.51929435e+00,  1.11394122e+01,
                 1.75671227e+01,  8.03759935e+00,  5.42062354e+00, -2.44664600e+00,
                 1.25729255e+01,  8.48430733e+00,  7.15435829e+00,  4.16822301e+00,
                 3.12552275e+00,  1.22920061e+01,  8.68669608e+00,  1.33693717e+01,
                 1.23247038e+01,  3.13204770e+00,  1.89391415e+01,  7.34911397e+00,
                 2.17169807e+00,  1.49064092e+01, -1.16414075e+00,  1.00090302e+01,
                 1.19933211e+01,  1.11617151e+01,  1.40593348e+01,  1.26616631e+01,
                 1.29177730e+01,  1.48942589e+01,  2.20079868e+01,  1.31443825e+01,
                 1.36962002e+01,  7.56495560e+00,  4.02420548e+00,  1.89711392e+01,
                 5.14114586e+00,  9.26514304e+00,  1.22909688e+01, -1.51724641e+00,
                 4.40475616e+00,  8.89188992e+00,  8.17629345e+00,  6.32243924e+00,
                 4.77628706e+00,  9.98312434e+00,  2.08569614e+01,  9.37674616e+00,
                 7.17866954e+00,  9.98410085e+00,  1.02958479e+01,  3.95979575e+00,
                 1.73165461e+01,  1.19998289e+01,  1.09269796e+01,  1.51779521e+01,
                 1.91287699e+01,  4.42844587e+00,  5.03176896e+00,  9.51431542e+00,
                 1.98158732e+01,  8.17698041e+00,  1.96142253e+01,  6.82277502e+00,
                 2.08897795e+01,  1.43513945e+01,  8.84243324e+00,  1.05520338e+01,
                 1.27958574e+01,  1.19699725e+01,  1.01020366e+01,  1.71838321e+01,
                 1.05125506e+01,  1.58000087e+01,  1.89887784e+01,  1.13263895e+01,
                 6.56661081e+00,  4.93437458e+00,  6.78317931e+00,  1.46072625e+01,
                 1.04347250e+01,  8.62665924e+00,  9.96320086e+00,  3.85951063e+00,
                 7.81206090e+00,  5.38848872e+00,  1.45178139e+01,  6.32500619e+00,
                 1.18827336e+01,  4.17629592e+00,  3.45457007e+00,  1.46173230e+01,
                 1.10387323e+01,  1.10167352e+01,  1.26761131e-01,  1.76784438e+01,
                 4.27978419e+00,  1.39322895e+01,  5.65056255e+00,  9.13457856e+00,
                 1.07734383e+01,  3.35983423e+00,  2.76108316e+00,  6.25082029e+00,
                 5.98953325e-01,  1.05852507e+01,  3.99955807e+00,  9.54877262e+00,
                 1.06967220e+00,  1.37591681e+01,  9.88348349e+00,  1.02730666e+01,
                 1.51089196e+01,  6.46268372e+00,  1.33467459e-03,  1.88232104e+01,
                 6.70802310e+00,  1.05886069e+01,  5.64448080e+00,  5.60358243e+00,
                 1.33174205e+01,  8.63354540e-01,  1.23103970e+01,  9.19277124e+00,
                 1.39094221e+00,  6.24505178e+00,  2.88455033e+00,  9.23293346e+00,
                 2.90134917e+00,  1.00690024e+01,  1.05547380e+01,  9.02649586e+00,
                 8.64906186e+00,  7.37959826e+00,  1.69104468e+01,  5.15429614e+00,
                 1.04556290e+01,  6.02130305e+00,  1.31754410e+01,  1.38856035e+01,
                 4.13489014e+00,  1.33036672e+01,  2.64632765e+00,  2.27924292e+01,
                 1.37419349e+01,  7.82209967e+00,  5.15178800e+00,  2.26491566e+00,
                 2.84652881e+00,  6.56165870e+00,  1.96810078e+01,  5.33165466e+00,
                 1.29294867e+01,  1.05294151e+01,  1.18198537e+01,  9.36356715e+00,
                 6.15341730e+00,  6.75371594e+00,  8.06844992e+00,  5.07668320e+00,
                 1.51264482e+01,  5.20474692e+00,  2.33176402e+01,  1.31937696e+01,
                 1.25939456e+01,  3.42327535e+00,  3.54326467e+00,  1.70858580e+01,
                 1.38114453e+01,  1.75527092e+01,  3.21600405e-01,  9.43816649e+00,
                 1.39300215e+01,  1.21345800e+01,  1.12715558e+01,  3.14887425e+00,
                 1.01692254e+01,  1.24581472e+01,  5.07810613e+00,  1.79416903e+01,
                 8.00154831e+00,  1.25041735e+01,  1.78067400e+01,  1.14148348e+01,
                 1.30482546e+01,  1.60207893e+01,  6.73765749e+00,  4.33245177e+00,
                 9.27334366e+00,  1.57038818e+01,  1.57613623e+01,  1.05692873e+01,
                 1.37382363e+01,  1.33162656e+00,  1.00252831e+01,  6.72188139e+00,
                 5.33822575e+00,  1.52451236e+01,  1.05558329e+01,  1.03820749e+01,
                 4.47745006e+00,  1.20014404e+01,  9.26638718e+00,  1.72278613e+01,
                 1.28242058e+00,  4.97313483e+00,  2.70886861e+00,  1.06325767e+01,
                 1.99776509e+01,  1.33595285e+01,  6.69811157e+00,  1.97969626e+01,
                 9.20675671e+00,  5.38511196e+00,  1.09207933e+01,  9.15056287e+00,
                 1.38958130e+01,  8.37821198e+00,  1.29146071e+01,  7.75851683e+00,
                 2.07560668e+01,  1.25093297e+01,  1.21127769e+01,  1.02526090e+01,
                 6.54569097e+00,  1.54901590e+01,  1.91511415e+01,  5.23096840e+00,
                 1.27491930e+01,  1.94121891e+01,  2.10143858e+01,  1.04244176e+01,
                 -4.01407089e+00,  6.12832562e+00,  1.61433969e+01,  7.44783864e+00,
                 1.49092057e+01,  1.27183198e+01,  7.42188390e+00,  6.98395866e+00,
                 1.24115704e+01,  1.61740263e+01,  1.00998594e+01,  1.38181689e+01,
                 8.15682975e+00,  1.18222445e+01,  1.64897864e+01,  1.24620439e+01,
                 8.94944574e+00,  8.02529813e+00,  4.84399737e+00,  7.48967620e+00,
                 7.51276902e+00,  1.52264139e+01,  7.45670520e+00,  1.11922573e+01,
                 1.69352517e+01,  1.18772722e+01,  1.38676541e+01,  8.82911505e+00,
                 5.76996395e+00,  8.12437321e+00,  1.15654340e+01,  1.08886593e+01,
                 2.06759318e+01,  5.05932287e+00,  1.03608856e+01,  9.93496930e+00,
                 8.90035469e+00,  1.23938253e+01,  1.97303162e+01,  5.07660111e+00,
                 5.61576909e+00,  2.97384139e+00,  1.42071844e+01,  7.81655808e+00,
                 2.44912367e+01,  1.55247452e+01,  1.83196069e+01,  1.31136718e+01,
                 1.77465912e+01,  6.13688072e+00,  5.40102339e+00,  9.07984482e+00,
                 8.03918827e+00,  2.02061965e+01,  6.82066108e+00,  9.94425953e+00,
                 6.16797652e+00,  5.73287004e+00,  1.68680797e+01,  8.67054696e+00,
                 -4.61205243e+00,  4.19296727e+00,  1.64764601e+01,  3.07452431e+00,
                 1.46407121e+01,  1.36268645e+01,  6.80205646e+00,  1.47669654e+01,
                 1.34824296e+01,  1.27625826e+01,  1.00288293e+01,  1.22182911e+01,
                 1.25763959e+01,  1.04193590e+01,  5.61013474e+00,  1.77682873e+01,
                 1.10944471e+01,  3.59161073e+00,  1.00182434e+01,  9.36054391e+00,
                 2.69092226e+00,  1.28946463e+01,  9.66476562e+00,  1.12441923e+01,
                 6.68957691e+00,  1.08146574e+01,  1.22006859e+01,  1.45289794e+01,
                 1.87496279e+01,  1.70786164e+01,  1.05703775e+01,  9.61575237e+00,
                 1.33710957e+01,  9.01759573e+00,  2.10693580e+00,  7.33650306e+00,
                 1.06594693e+01,  1.67931087e+01,  1.40235878e+01,  9.56131704e+00,
                 1.39451773e+01,  7.13844853e+00,  7.25073885e+00, -2.94529585e+00,
                 1.85572891e+01,  1.08482009e+01,  5.79805409e+00,  1.15949590e+01,
                 1.03792652e+01,  1.04497678e+01,  6.69246486e+00,  1.37753970e+01,
                 1.28698423e+01,  1.43046111e+01,  8.22800618e+00,  1.10627519e+01,
                 8.27093437e+00,  1.62615199e+01,  1.03964329e+01,  1.50819496e+01,
                 1.06418231e+01,  6.53750297e+00,  1.24581311e+01,  1.09995041e+01,
                 -3.89564670e-01,  7.38437572e+00,  1.19238790e+01,  1.09655686e+01,
                 8.19007220e+00,  1.20480641e+01,  8.14878459e+00,  9.67935940e+00,
                 6.34900262e+00,  2.11399868e+01,  1.75967183e+01,  7.79060770e+00,
                 6.96877863e+00,  1.31671970e+01,  1.63243087e+01,  1.96657006e+01,
                 1.77101236e+01,  8.35264918e+00,  9.59649322e+00,  8.53155505e+00,
                 6.09217025e+00,  4.50676667e+00,  3.50590246e+00,  1.00049962e+01,
                 8.51712958e+00,  2.05044008e-01,  1.52216363e+01,  1.89633204e+01,
                 8.86436091e+00,  1.03311471e+01,  5.98170284e+00,  1.32419705e+01)

variance <- function(x) mean((x-mean(x))^2)

hist(dataset_one, col=rgb(0,0,1,1/4),xlim=c(-30,30), main="Datasets 1 and 2",breaks=80)
hist(dataset_two,  col=rgb(1,0,0,1/4), add=T, breaks=80)
legend("topright", c("Dataset 1", "Dataset 2"), fill=c("blue", "red"))
box()

print(paste("The mean of the first dataset is ", mean(dataset_one)))
print(paste("The mean of the second dataset is ",mean(dataset_two)))

print(paste("The variance of the first dataset is ", variance(dataset_one)))
print(paste("The variance of the second dataset is ", variance(dataset_two)))
